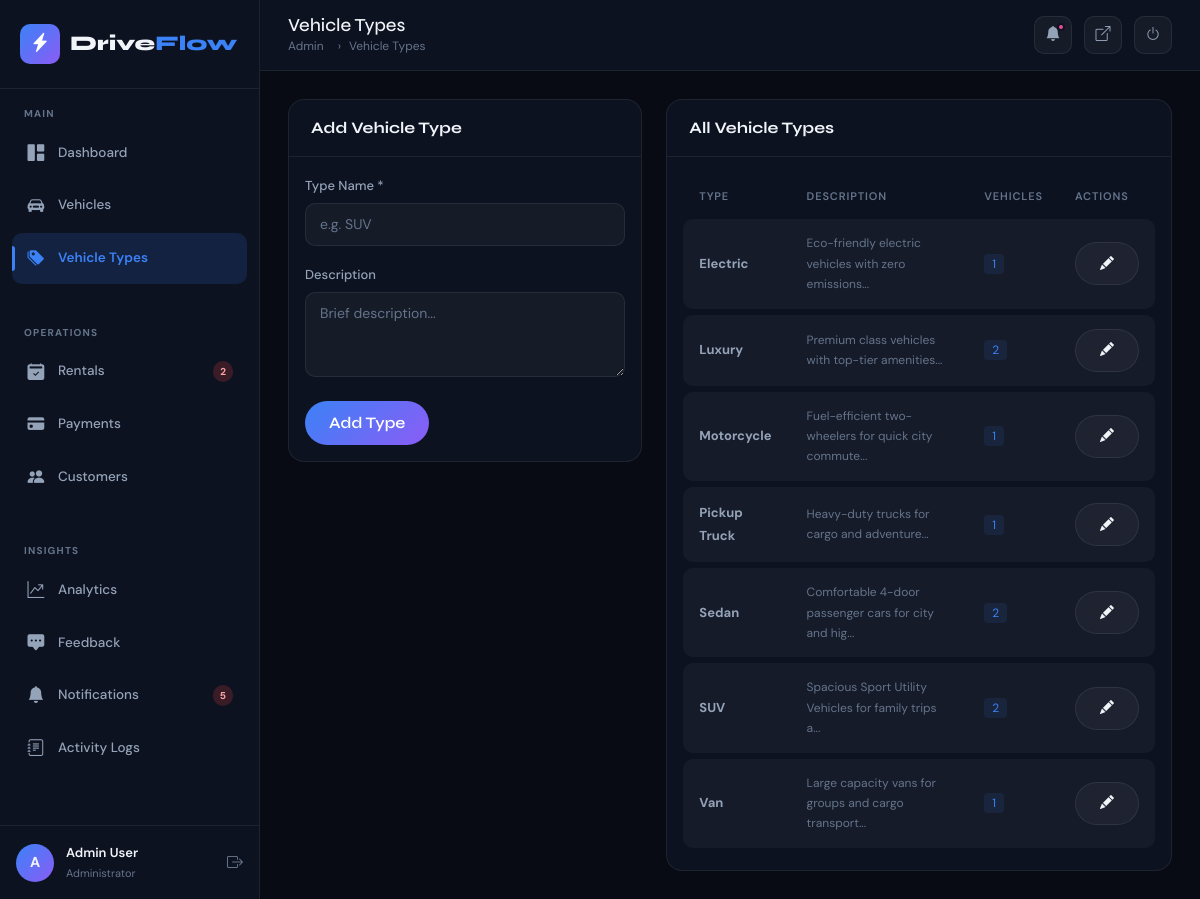
The page /admin/vehicle_types.php (signed in) on the database its author committed.
### tables this page shows
CREATE TABLE vehicle_types (
    id INT AUTO_INCREMENT PRIMARY KEY,
    type_name VARCHAR(100) NOT NULL,
    description TEXT,
    created_at TIMESTAMP DEFAULT CURRENT_TIMESTAMP
);

### includes/config.php (called while the page is built, shortened)
<?php
function clean($str) {
    return htmlspecialchars(trim($str), ENT_QUOTES, 'UTF-8');
}
?>

### admin/vehicle_types.php (the view, shortened to what this page needs)
<?php
require_once '../includes/config.php';
$db = getDB();
$types = $db->query("SELECT vt.*, COUNT(v.id) as vehicle_count FROM vehicle_types vt LEFT JOIN vehicles v ON v.type_id=vt.id GROUP BY vt.id ORDER BY vt.type_name")->fetchAll();
$editType = null;
?>
<!DOCTYPE html><html lang="en"><head>
<link href="https://cdn.jsdelivr.net/npm/bootstrap@5.3.0/dist/css/bootstrap.min.css" rel="stylesheet">
<link href="https://cdn.jsdelivr.net/npm/bootstrap-icons@1.11.0/font/bootstrap-icons.css" rel="stylesheet">
<link href="../assets/css/main.css" rel="stylesheet"><link href="../assets/css/admin.css" rel="stylesheet">
</head><body>
<div class="admin-wrapper">
  <?php include '../includes/admin_sidebar.php'; ?>
  <div class="main-content">
    <?php include '../includes/admin_header.php'; ?>
    <div class="content-area">
      <div class="row g-4">
        <div class="col-lg-5">
          <div class="data-card">
            <div class="data-card-header"><h5 class="data-card-title"><?= $editType ? 'Edit Type' : 'Add Vehicle Type' ?></h5></div>
            <div class="data-card-body">
              <form method="POST">
                <div class="mb-3">
                  <label class="form-label">Type Name *</label>
                  <input type="text" name="type_name" class="form-control" value="<?= clean($editType['type_name'] ?? '') ?>" placeholder="e.g. SUV" required>
                </div>
                <div class="mb-4">
                  <label class="form-label">Description</label>
                  <textarea name="description" class="form-control" rows="3" placeholder="Brief description..."><?= clean($editType['description'] ?? '') ?></textarea>
                </div>
                <div class="d-flex gap-2">
                  <button type="submit" class="btn btn-primary-glow"><?= $editType ? 'Update Type' : 'Add Type' ?></button>
                </div>
              </form>
            </div>
          </div>
        </div>
        <div class="col-lg-7">
          <div class="data-card">
            <div class="data-card-header"><h5 class="data-card-title">All Vehicle Types</h5></div>
            <div class="data-card-body">
              <table class="df-table">
                <thead><tr><th>Type</th><th>Description</th><th>Vehicles</th><th>Actions</th></tr></thead>
                <tbody>
                <?php foreach ($types as $t): ?>
                <tr>
                  <td><strong style="font-size:13px;"><?= clean($t['type_name']) ?></strong></td>
                  <td style="font-size:12px;color:var(--text-muted);"><?= clean(substr($t['description'] ?? '',0,50)) ?>...</td>
                  <td><span style="background:rgba(59,130,246,0.1);color:var(--accent-blue);padding:2px 8px;border-radius:4px;font-size:12px;"><?= $t['vehicle_count'] ?></span></td>
                  <td>
                    <div class="d-flex gap-2">
                      <a href="?edit=<?= $t['id'] ?>" class="btn btn-glass btn-sm"><i class="bi bi-pencil-fill"></i></a>
                    </div>
                  </td>
                </tr>
                <?php endforeach; ?>
                </tbody>
              </table>
            </div>
          </div>
        </div>
      </div>
    </div>
  </div>
</div>
</body></html>

### assets/css/main.css (style rules this page uses)
:root { --dark-bg: #080b14; --dark-card: #0d1220; --dark-border: rgba(255,255,255,0.07); --dark-surface: #111827; --accent-blue: #3b82f6; --accent-purple: #8b5cf6; --accent-cyan: #06b6d4; --accent-pink: #ec4899; --accent-green: #10b981; --accent-orange: #f59e0b; --gradient-1: linear-gradient(135deg, #3b82f6, #8b5cf6); --gradient-2: linear-gradient(135deg, #06b6d4, #3b82f6); --gradient-3: linear-gradient(135deg, #ec4899, #8b5cf6); --text-primary: #f1f5f9; --text-secondary: #94a3b8; --text-muted: #64748b; --glass-bg: rgba(255,255,255,0.04); --glass-border: rgba(255,255,255,0.08); --shadow-glow: 0 0 30px rgba(59,130,246,0.2); --font-display: 'Syne', sans-serif; --font-body: 'DM Sans', sans-serif; --radius: 16px; --radius-sm: 10px; --transition: all 0.3s cubic-bezier(0.4, 0, 0.2, 1); }
*, *::before, *::after { box-sizing: border-box; margin: 0; padding: 0; }
html { scroll-behavior: smooth; }
body { background-color: var(--dark-bg); color: var(--text-primary); font-family: var(--font-body); font-size: 15px; line-height: 1.7; overflow-x: hidden; }
h1, h2, h3, h4, h5, h6 { font-family: var(--font-display); color: var(--text-primary); }
.btn-primary-glow { background: var(--gradient-1); border: none; color: #fff; font-family: var(--font-display); font-weight: 600; border-radius: 50px; padding: 10px 24px; transition: var(--transition); position: relative; overflow: hidden; }
.btn-primary-glow::before { content: ''; position: absolute; inset: 0; background: linear-gradient(135deg, rgba(255,255,255,0.2), transparent); opacity: 0; transition: var(--transition); }
.btn-glass { background: var(--glass-bg); border: 1px solid var(--glass-border); color: var(--text-primary); font-family: var(--font-display); font-weight: 600; border-radius: 50px; padding: 10px 24px; transition: var(--transition); backdrop-filter: blur(10px); }
.form-label { font-weight: 500; font-size: 13px; color: var(--text-secondary); margin-bottom: 6px; }
.form-control, .form-select { background: rgba(255,255,255,0.04) !important; border: 1px solid var(--glass-border) !important; color: var(--text-primary) !important; border-radius: var(--radius-sm) !important; padding: 10px 14px; font-size: 14px; transition: var(--transition); }
.form-control::placeholder { color: var(--text-muted); }
.df-table { width: 100%; border-collapse: separate; border-spacing: 0 6px; }
.df-table thead tr th { color: var(--text-muted); font-size: 11px; font-weight: 600; text-transform: uppercase; letter-spacing: 0.08em; padding: 8px 16px; border: none; background: transparent; }
.df-table tbody tr { background: var(--glass-bg); transition: var(--transition); }
.df-table tbody tr td { padding: 14px 16px; border: none; font-size: 14px; color: var(--text-secondary); vertical-align: middle; }
.df-table tbody tr td:first-child { border-radius: var(--radius-sm) 0 0 var(--radius-sm); }
.df-table tbody tr td:last-child { border-radius: 0 var(--radius-sm) var(--radius-sm) 0; }

### assets/css/admin.css (style rules this page uses)
.admin-wrapper { display: flex; min-height: 100vh; background: var(--dark-bg); }
.main-content { margin-left: 260px; flex: 1; display: flex; flex-direction: column; min-height: 100vh; transition: var(--transition); }
.content-area { padding: 28px; flex: 1; }
.data-card { background: var(--dark-card); border: 1px solid var(--dark-border); border-radius: var(--radius); overflow: hidden; }
.data-card-header { padding: 18px 22px; border-bottom: 1px solid var(--dark-border); display: flex; align-items: center; justify-content: space-between; flex-wrap: wrap; gap: 10px; }
.data-card-title { font-size: 1rem; font-weight: 700; margin: 0; }
.data-card-body { padding: 16px; overflow-x: auto; }

### rows shown on the page
vehicle_types: type_name "Electric", description "Eco-friendly electric vehicles with zero emissions", vehicle_count "1"
vehicle_types: type_name "Luxury", description "Premium class vehicles with top-tier amenities", vehicle_count "2"
vehicle_types: type_name "Motorcycle", description "Fuel-efficient two-wheelers for quick city commute", vehicle_count "1"
vehicle_types: type_name "Pickup Truck", description "Heavy-duty trucks for cargo and adventure", vehicle_count "1"
vehicle_types: type_name "Sedan", description "Comfortable 4-door passenger cars for city and hig", vehicle_count "2"
vehicle_types: type_name "SUV", description "Spacious Sport Utility Vehicles for family trips a", vehicle_count "2"
vehicle_types: type_name "Van", description "Large capacity vans for groups and cargo transport", vehicle_count "1"

### other values the page prints
$pendingRentals "2"
$unreadNotifs "5"
substr($_SESSION['full_name'], 0, 1) "A"
$_SESSION['full_name'] "Admin User"
$pageTitle "Vehicle Types"
$breadcrumb "Vehicle Types"
